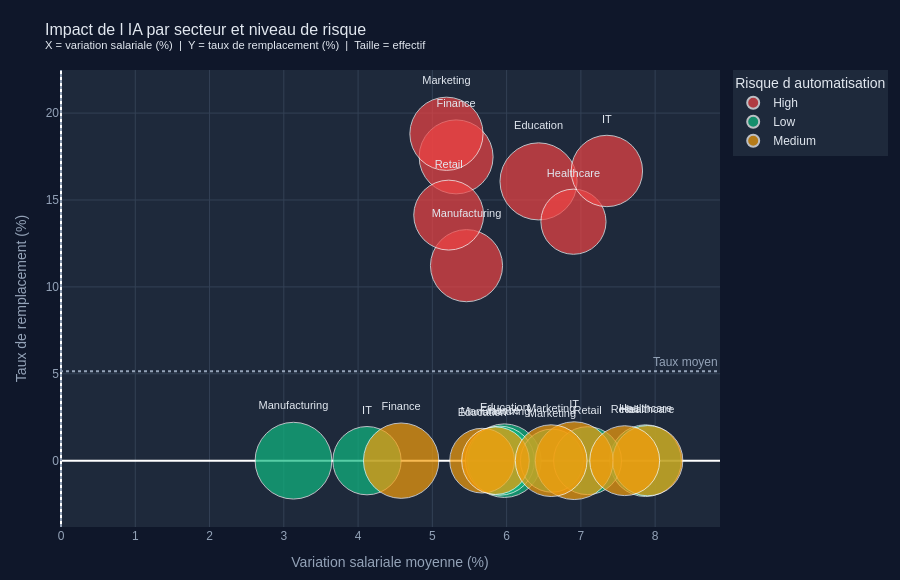

Notebook source saved alongside this figure:
### Markdown cell above
### 2.5 Graphique métier - Impact de l'IA par secteur et niveau de risque

Ce graphique à bulles est conçu pour répondre à la question métier centrale : quels secteurs sont les plus vulnérables à l'IA ? L'axe X représente la variation salariale moyenne, l'axe Y le taux de remplacement, et la taille des bulles l'effectif concerné. Les secteurs situés en haut à gauche sont les plus défavorisés.

### Code cell
agg = (
    df.groupby(['Industry', 'Automation_Risk'])
    .agg(
        taux_remplacement=('Job_Status', lambda x: (x == 'Replaced').mean() * 100),
        variation_salaire=('Salary_Change_Pct', 'mean'),
        effectif=('Employee_ID', 'count'),
        productivite_moy=('Productivity_Change_%', 'mean')
    )
    .reset_index().round(2)
)

fig_metier = px.scatter(
    agg, x='variation_salaire', y='taux_remplacement',
    size='effectif', color='Automation_Risk', text='Industry',
    color_discrete_map={'Low': '#10B981', 'Medium': '#F59E0B', 'High': '#EF4444'},
    size_max=55,
    title='Impact de l IA par secteur et niveau de risque<br><sup>X = variation salariale (%)  |  Y = taux de remplacement (%)  |  Taille = effectif</sup>',
    labels={
        'variation_salaire': 'Variation salariale moyenne (%)',
        'taux_remplacement': 'Taux de remplacement (%)',
        'Automation_Risk': 'Risque d automatisation'
    },
    hover_data={'effectif': True, 'productivite_moy': ':.1f'}
)
fig_metier.update_traces(textposition='top center', textfont=dict(size=11))
fig_metier.add_vline(x=0, line_dash='dot', line_color='#94A3B8')
fig_metier.add_hline(
    y=agg['taux_remplacement'].mean(),
    line_dash='dot', line_color='#94A3B8',
    annotation_text='Taux moyen', annotation_font_color='#94A3B8'
)
fig_metier.update_layout(
    paper_bgcolor='#0F172A', plot_bgcolor='#1E293B',
    font=dict(color='#E2E8F0', family='Arial'),
    margin=dict(l=60, r=40, t=70, b=50), title_font_size=16, height=580,
    legend=dict(bgcolor='#1E293B', bordercolor='#334155')
)
fig_metier.update_xaxes(gridcolor='#334155', color='#94A3B8')
fig_metier.update_yaxes(gridcolor='#334155', color='#94A3B8')
fig_metier.show()

print('Lecture : Les secteurs en haut a gauche (fort taux de remplacement + baisse salariale)')
print('constituent la zone de vulnerabilite critique. L impact de l IA y est le plus defavorable.')

### Figure 1 — Plotly figure (JSON) as saved in the notebook; plotly's stock layout.template omitted (floating-point values rounded to 4 significant figures)
{"data": [{"customdata": [[112.0, 11.41], [103.0, 9.23], [80.0, 10.75], [96.0, 9.78], [98.0, 9.18], [101.0, 8.26], [92.0, 9.75]], "hovertemplate": "Risque d automatisation=High<br>Variation salariale moyenne (%)=%{x}<br>Taux de remplacement (%)=%{y}<br>effectif=%{customdata[0]}<br>Industry=%{text}<br>productivite_moy=%{customdata[1]:.1f}<extra></extra>", "legendgroup": "High", "marker": {"color": "#EF4444", "size": [112, 103, 80, 96, 98, 101, 92], "sizemode": "area", "sizeref": 0.03769, "symbol": "circle"}, "mode": "markers+text", "name": "High", "orientation": "v", "showlegend": true, "text": ["Education", "Finance", "Healthcare", "IT", "Manufacturing", "Marketing", "Retail"], "textfont": {"size": 11}, "textposition": "top center", "type": "scatter", "x": [6.43, 5.32, 6.9, 7.35, 5.46, 5.19, 5.22], "xaxis": "x", "y": [16.07, 17.48, 13.75, 16.67, 11.22, 18.81, 14.13], "yaxis": "y"}, {"customdata": [[102.0, 11.09], [90.0, 10.59], [97.0, 7.59], [88.0, 8.9], [111.0, 11.06], [75.0, 10.86], [87.0, 9.7]], "hovertemplate": "Risque d automatisation=Low<br>Variation salariale moyenne (%)=%{x}<br>Taux de remplacement (%)=%{y}<br>effectif=%{customdata[0]}<br>Industry=%{text}<br>productivite_moy=%{customdata[1]:.1f}<extra></extra>", "legendgroup": "Low", "marker": {"color": "#10B981", "size": [102, 90, 97, 88, 111, 75, 87], "sizemode": "area", "sizeref": 0.03769, "symbol": "circle"}, "mode": "markers+text", "name": "Low", "orientation": "v", "showlegend": true, "text": ["Education", "Finance", "Healthcare", "IT", "Manufacturing", "Marketing", "Retail"], "textfont": {"size": 11}, "textposition": "top center", "type": "scatter", "x": [5.97, 5.91, 7.87, 4.12, 3.13, 6.61, 7.09], "xaxis": "x", "y": [0.0, 0.0, 0.0, 0.0, 0.0, 0.0, 0.0], "yaxis": "y"}, {"customdata": [[79.0, 6.64], [107.0, 9.02], [93.0, 9.85], [114.0, 8.58], [86.0, 11.96], [97.0, 12.08], [92.0, 9.1]], "hovertemplate": "Risque d automatisation=Medium<br>Variation salariale moyenne (%)=%{x}<br>Taux de remplacement (%)=%{y}<br>effectif=%{customdata[0]}<br>Industry=%{text}<br>productivite_moy=%{customdata[1]:.1f}<extra></extra>", "legendgroup": "Medium", "marker": {"color": "#F59E0B", "size": [79, 107, 93, 114, 86, 97, 92], "sizemode": "area", "sizeref": 0.03769, "symbol": "circle"}, "mode": "markers+text", "name": "Medium", "orientation": "v", "showlegend": true, "text": ["Education", "Finance", "Healthcare", "IT", "Manufacturing", "Marketing", "Retail"], "textfont": {"size": 11}, "textposition": "top center", "type": "scatter", "x": [5.67, 4.58, 7.9, 6.91, 5.85, 6.6, 7.59], "xaxis": "x", "y": [0.0, 0.0, 0.0, 0.0, 0.0, 0.0, 0.0], "yaxis": "y"}], "layout": {"annotations": [{"font": {"color": "#94A3B8"}, "showarrow": false, "text": "Taux moyen", "x": 1, "xanchor": "right", "xref": "x domain", "y": 5.149, "yanchor": "bottom", "yref": "y"}], "font": {"color": "#E2E8F0", "family": "Arial"}, "height": 580, "legend": {"bgcolor": "#1E293B", "bordercolor": "#334155", "itemsizing": "constant", "title": {"text": "Risque d automatisation"}, "tracegroupgap": 0}, "margin": {"b": 50, "l": 60, "r": 40, "t": 70}, "paper_bgcolor": "#0F172A", "plot_bgcolor": "#1E293B", "shapes": [{"line": {"color": "#94A3B8", "dash": "dot"}, "type": "line", "x0": 0, "x1": 0, "xref": "x", "y0": 0, "y1": 1, "yref": "y domain"}, {"line": {"color": "#94A3B8", "dash": "dot"}, "type": "line", "x0": 0, "x1": 1, "xref": "x domain", "y0": 5.149, "y1": 5.149, "yref": "y"}], "title": {"font": {"size": 16}, "text": "Impact de l IA par secteur et niveau de risque<br><sup>X = variation salariale (%)  |  Y = taux de remplacement (%)  |  Taille = effectif</sup>"}, "xaxis": {"anchor": "y", "color": "#94A3B8", "domain": [0.0, 1.0], "gridcolor": "#334155", "title": {"text": "Variation salariale moyenne (%)"}}, "yaxis": {"anchor": "x", "color": "#94A3B8", "domain": [0.0, 1.0], "gridcolor": "#334155", "title": {"text": "Taux de remplacement (%)"}}}}
